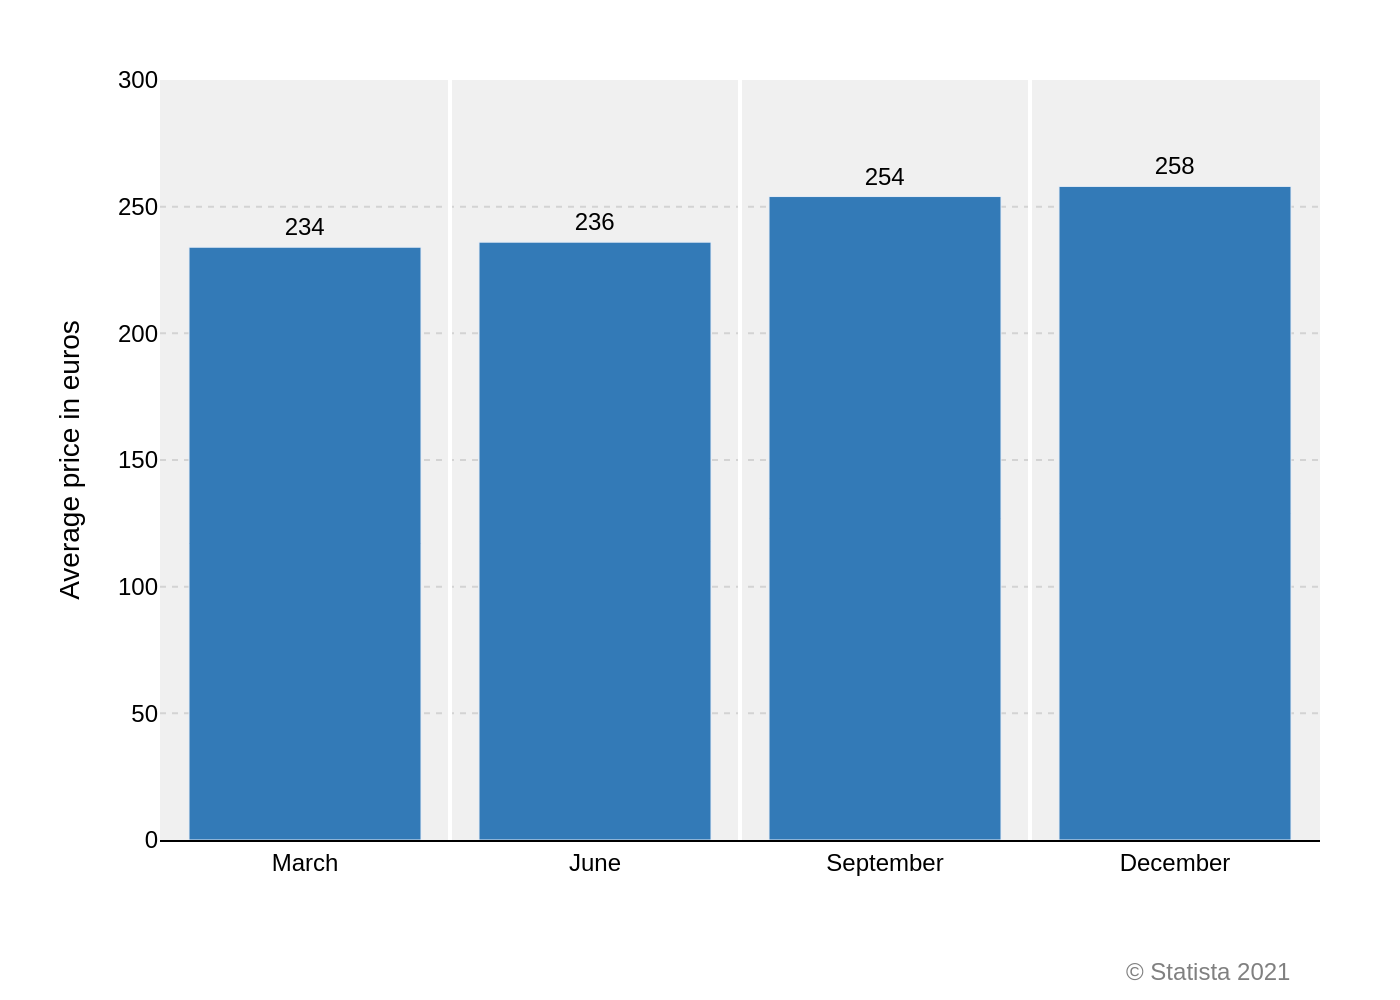

Write the Python code that produced this figure.
import sys
import json
import os
import plotly.graph_objects as go

if len(sys.argv) != 2:
    print("Usage: python <script_name>.py <json_file_path>")
    sys.exit(1)

json_file_path = sys.argv[1]

try:
    with open(json_file_path, 'r', encoding='utf-8') as f:
        chart_info = json.load(f)
except FileNotFoundError:
    print(f"Error: JSON file not found at {json_file_path}")
    sys.exit(1)
except json.JSONDecodeError:
    print(f"Error: Could not decode JSON from {json_file_path}")
    sys.exit(1)

chart_data = chart_info['chart_data']
texts = chart_info['texts']
colors = chart_info['colors']['primary']

fig = go.Figure()

fig.add_trace(go.Bar(
    x=chart_data['categories'],
    y=chart_data['series'][0]['values'],
    marker_color=colors[0],
    text=chart_data['series'][0]['values'],
    textposition='outside',
    textfont=dict(color='black', size=12, family='Arial'),
    cliponaxis=False
))

# Add white vertical lines to mimic Statista's column separators
for i in range(len(chart_data['categories']) - 1):
    fig.add_vline(x=i + 0.5, line_width=2, line_color='white')

fig.update_layout(
    font=dict(family="Arial", size=12, color="black"),
    title_text=texts.get('title'),
    title_x=0.5,
    yaxis_title=texts.get('y_axis_title'),
    plot_bgcolor='#f0f0f0',
    paper_bgcolor='white',
    showlegend=False,
    margin=dict(l=80, r=40, t=40, b=80),
    xaxis=dict(
        showgrid=False,
        showline=True,
        linecolor='black',
        linewidth=1,
        tickfont=dict(size=12)
    ),
    yaxis=dict(
        range=[0, 300],
        tickvals=[0, 50, 100, 150, 200, 250, 300],
        showgrid=True,
        gridcolor='lightgrey',
        griddash='dot',
        zeroline=False,
        showline=False,
        tickfont=dict(size=12)
    )
)

if texts.get('source'):
    fig.add_annotation(
        text=texts['source'],
        xref="paper", yref="paper",
        x=0.98, y=-0.15,
        showarrow=False,
        xanchor='right',
        yanchor='top',
        font=dict(size=12, color="grey")
    )

base_filename = os.path.splitext(os.path.basename(json_file_path))[0]
output_filename = f"{base_filename}.png"

fig.write_image(output_filename, scale=2)
